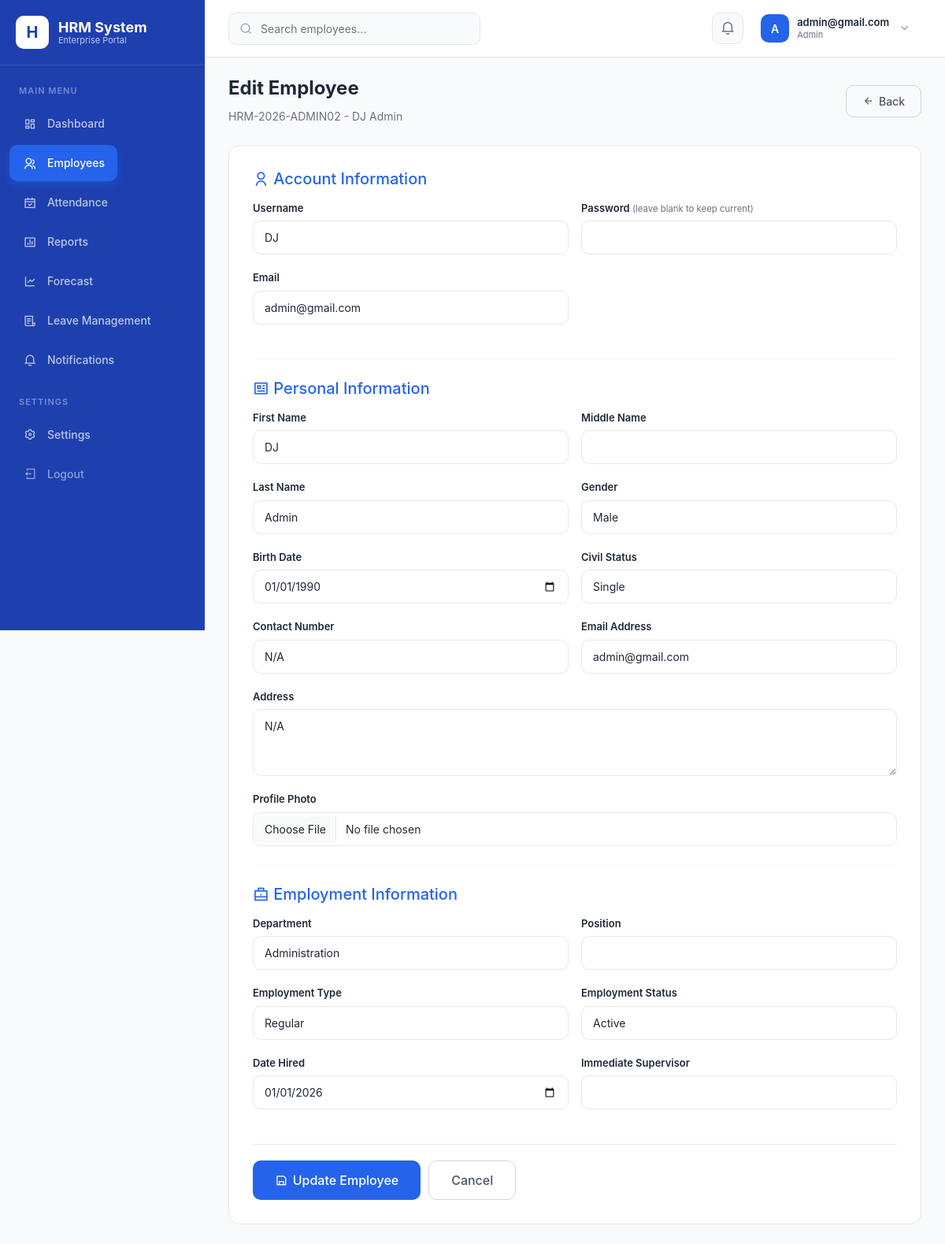
Page /employees/2/edit/ (signed in) on the committed database.
### core/models.py (models this page shows, shortened)
class Employee(models.Model):
    ROLE_CHOICES = [
        ('admin', 'Admin'),
        ('hr_staff', 'HR Staff'),
        ('manager', 'Manager'),
        ('employee', 'Employee'),
    ]
    CIVIL_STATUS_CHOICES = [
        ('Single', 'Single'),
        ('Married', 'Married'),
        ('Divorced', 'Divorced'),
        ('Widowed', 'Widowed'),
    ]
    GENDER_CHOICES = [
        ('Male', 'Male'),
        ('Female', 'Female'),
        ('Other', 'Other'),
    ]
    EMPLOYMENT_TYPE_CHOICES = [
        ('Regular', 'Regular'),
        ('Probationary', 'Probationary'),
        ('Contractual', 'Contractual'),
        ('Part-Time', 'Part-Time'),
        ('Intern', 'Intern'),
    ]
    EMPLOYMENT_STATUS_CHOICES = [
        ('Active', 'Active'),
        ('Inactive', 'Inactive'),
        ('Resigned', 'Resigned'),
        ('Terminated', 'Terminated'),
        ('Suspended', 'Suspended'),
    ]
    user = models.OneToOneField(User, on_delete=models.CASCADE, related_name='employee')
    employee_id = models.CharField(max_length=20, unique=True, editable=False)
    first_name = models.CharField(max_length=50)
    middle_name = models.CharField(max_length=50, blank=True, null=True)
    last_name = models.CharField(max_length=50)
    gender = models.CharField(max_length=10, choices=GENDER_CHOICES)
    birth_date = models.DateField()
    civil_status = models.CharField(max_length=20, choices=CIVIL_STATUS_CHOICES)
    contact_number = models.CharField(max_length=20)
    email_address = models.EmailField()
    address = models.TextField()
    profile_photo = models.ImageField(upload_to='profiles/', blank=True, null=True)
    department = models.ForeignKey(Department, on_delete=models.SET_NULL, null=True, related_name='employees')
    position = models.CharField(max_length=100, blank=True, null=True)
    employment_type = models.CharField(max_length=20, choices=EMPLOYMENT_TYPE_CHOICES, default='Regular')
    date_hired = models.DateField()
    employment_status = models.CharField(max_length=20, choices=EMPLOYMENT_STATUS_CHOICES, default='Active')
    immediate_supervisor = models.CharField(max_length=100, blank=True, null=True)
    role = models.CharField(max_length=20, choices=ROLE_CHOICES, default='employee')
    created_at = models.DateTimeField(auto_now_add=True)
    updated_at = models.DateTimeField(auto_now=True)
    class Meta:
        ordering = ['last_name', 'first_name']
    @property
    def full_name(self):
        if self.middle_name:
            return f"{self.first_name} {self.middle_name} {self.last_name}"
        return f"{self.first_name} {self.last_name}"

### core/views/employee_views.py (the view)
# urls.py: path('employees/<int:pk>/edit/', employee_views.employee_edit, name='employee_edit'),
@login_required
@hr_staff_required
def employee_edit(request, pk):
    employee = get_object_or_404(Employee, pk=pk)
    if request.method == 'POST':
        form = EmployeeForm(request.POST, request.FILES, instance=employee)
        if form.is_valid():
            username = form.cleaned_data['username']
            password = form.cleaned_data['password']
            email = form.cleaned_data['email']
            user = employee.user
            user.username = username
            user.email = email
            user.first_name = form.cleaned_data['first_name']
            user.last_name = form.cleaned_data['last_name']
            if password:
                user.set_password(password)
            user.save()
            employee = form.save()
            log_audit(request.user, 'UPDATE', 'Employee', employee.id,
                      f"Updated employee {employee.employee_id}", request)
            messages.success(request, f"Employee {employee.full_name} updated successfully!")
            return redirect('employee_detail', pk=employee.pk)
        else:
            messages.error(request, "Please correct the errors below.")
    else:
        form = EmployeeForm(instance=employee)
    return render(request, 'employee/edit.html', {'form': form, 'employee': employee})

### core/context_processors.py (called while the page is built, shortened)
def notification_count(request):
    if request.user.is_authenticated:
        unread_count = Notification.objects.filter(
            recipient=request.user, is_read=False
        ).count()
        recent_notifications = Notification.objects.filter(
            recipient=request.user
        )[:5]
        user_role = get_user_role(request.user)
        return {
            'unread_notifications': unread_count,
            'recent_notifications': recent_notifications,
            'user_role': user_role,
            'user_role_display': ROLE_DISPLAY.get(user_role, 'Employee'),
        }

### core/models.py (called while the page is built)
    def __str__(self):
        return self.name

### templates/employee/edit.html (shortened to what this page needs)
{% extends 'base.html' %}
{% load static %}
{% block content %}
<div class="page-header">
    <div class="page-title">
        <h2>Edit Employee</h2>
        <small>{{ employee.employee_id }} - {{ employee.full_name }}</small>
    </div>
    <a href="{% url 'employee_detail' employee.pk %}" class="btn btn-outline"><i class="ri-arrow-left-line"></i> Back</a>
</div>
<div class="form-container wide fade-in">
    <form method="POST" enctype="multipart/form-data">
        <h5 style="margin-bottom:16px;color:var(--primary);"><i class="ri-user-line"></i> Account Information</h5>
        <div class="form-row">
            <div class="form-group">
                <label>Username</label>
                {{ form.username }}
            </div>
            <div class="form-group">
                <label>Password <small style="font-weight:400;color:var(--gray-500);">(leave blank to keep current)</small></label>
                {{ form.password }}
            </div>
        </div>
        <div class="form-row">
            <div class="form-group">
                <label>Email</label>
                {{ form.email }}
            </div>
        </div>
        <hr style="margin:24px 0;border-color:var(--gray-200);">
        <h5 style="margin-bottom:16px;color:var(--primary);"><i class="ri-profile-line"></i> Personal Information</h5>
        <div class="form-row">
            <div class="form-group"><label>First Name</label>{{ form.first_name }}</div>
            <div class="form-group"><label>Middle Name</label>{{ form.middle_name }}</div>
        </div>
        <div class="form-row">
            <div class="form-group"><label>Last Name</label>{{ form.last_name }}</div>
            <div class="form-group"><label>Gender</label>{{ form.gender }}</div>
        </div>
        <div class="form-row">
            <div class="form-group"><label>Birth Date</label>{{ form.birth_date }}</div>
            <div class="form-group"><label>Civil Status</label>{{ form.civil_status }}</div>
        </div>
        <div class="form-row">
            <div class="form-group"><label>Contact Number</label>{{ form.contact_number }}</div>
            <div class="form-group"><label>Email Address</label>{{ form.email_address }}</div>
        </div>
        <div class="form-group"><label>Address</label>{{ form.address }}</div>
        <div class="form-group"><label>Profile Photo</label>{{ form.profile_photo }}</div>
        <hr style="margin:24px 0;border-color:var(--gray-200);">
        <h5 style="margin-bottom:16px;color:var(--primary);"><i class="ri-briefcase-line"></i> Employment Information</h5>
        <div class="form-row">
            <div class="form-group"><label>Department</label>{{ form.department }}</div>
            <div class="form-group"><label>Position</label>{{ form.position }}</div>
        </div>
        <div class="form-row">
            <div class="form-group"><label>Employment Type</label>{{ form.employment_type }}</div>
            <div class="form-group"><label>Employment Status</label>{{ form.employment_status }}</div>
        </div>
        <div class="form-row">
            <div class="form-group"><label>Date Hired</label>{{ form.date_hired }}</div>
            <div class="form-group"><label>Immediate Supervisor</label>{{ form.immediate_supervisor }}</div>
        </div>
        <div class="form-actions">
            <button type="submit" class="btn btn-primary btn-lg"><i class="ri-save-line"></i> Update Employee</button>
            <a href="{% url 'employee_detail' employee.pk %}" class="btn btn-outline btn-lg">Cancel</a>
        </div>
    </form>
</div>
{% endblock %}

### templates/navbar.html (shortened to what this page needs)
{% load static %}
<nav class="top-navbar">
    <div class="navbar-left">
        <div class="search-box">
            <i class="ri-search-line"></i>
            <form method="GET" action="{% url 'employee_list' %}" style="display:inline;">
                <input type="text" name="search" placeholder="Search employees..." value="{{ search_query|default:'' }}">
            </form>
        </div>
    </div>
    <div class="navbar-right">
        <div class="position-relative">
            <button class="nav-icon" id="notificationBtn">
                <i class="ri-notification-3-line"></i>
            </button>
        </div>
        <div class="position-relative">
            <div class="user-dropdown" id="userDropdownBtn">
                <div class="user-avatar">
                    {% with name=user.get_full_name|default:user.username %}
                    {{ name|make_list|first|upper }}
                    {% endwith %}
                </div>
                <div class="user-info">
                    <div class="name">{{ user.get_full_name|default:user.username }}</div>
                    <div class="role">{{ user_role_display|default:"Employee" }}</div>
                </div>
                <i class="ri-arrow-down-s-line" style="color:var(--gray-400);font-size:18px;"></i>
            </div>
        </div>
    </div>
</nav>

### static/css/styles.css (style rules this page uses)
:root { --primary: #2563EB; --primary-dark: #1E40AF; --primary-light: #DBEAFE; --white: #FFFFFF; --dark: #1F2937; --success: #10B981; --warning: #F59E0B; --danger: #EF4444; --gray-50: #F9FAFB; --gray-100: #F3F4F6; --gray-200: #E5E7EB; --gray-300: #D1D5DB; --gray-400: #9CA3AF; --gray-500: #6B7280; --gray-600: #4B5563; --sidebar-width: 260px; }
* { margin: 0; padding: 0; box-sizing: border-box; }
body { font-family: 'Inter', -apple-system, BlinkMacSystemFont, 'Segoe UI', Roboto, sans-serif; background: var(--gray-50); color: var(--dark); overflow-x: hidden; }
a { text-decoration: none; }
.top-navbar { background: var(--white); padding: 12px 30px; display: flex; align-items: center; justify-content: space-between; border-bottom: 1px solid var(--gray-200); position: sticky; top: 0; z-index: 999; }
.top-navbar .navbar-left { display: flex; align-items: center; gap: 20px; }
.top-navbar .search-box { position: relative; }
.top-navbar .search-box input { width: 320px; padding: 9px 16px 9px 40px; border: 1px solid var(--gray-200); border-radius: 10px; font-size: 14px; background: var(--gray-50); transition: all 0.2s; }
.top-navbar .search-box i { position: absolute; left: 14px; top: 50%; transform: translateY(-50%); color: var(--gray-400); }
.top-navbar .navbar-right { display: flex; align-items: center; gap: 16px; }
.top-navbar .nav-icon { position: relative; width: 40px; height: 40px; border-radius: 10px; background: var(--gray-50); border: 1px solid var(--gray-200); display: flex; align-items: center; justify-content: center; color: var(--gray-500); font-size: 18px; cursor: pointer; transition: all 0.2s; }
.top-navbar .user-dropdown { display: flex; align-items: center; gap: 10px; cursor: pointer; padding: 6px 12px 6px 6px; border-radius: 10px; transition: all 0.2s; }
.top-navbar .user-avatar { width: 36px; height: 36px; border-radius: 10px; background: var(--primary); color: white; display: flex; align-items: center; justify-content: center; font-weight: 600; font-size: 14px; }
.top-navbar .user-info { line-height: 1.3; }
.top-navbar .user-info .name { font-size: 13px; font-weight: 600; color: var(--dark); }
.top-navbar .user-info .role { font-size: 11px; color: var(--gray-500); }
.page-header { display: flex; justify-content: space-between; align-items: center; margin-bottom: 25px; flex-wrap: wrap; gap: 12px; }
.page-header h2 { font-size: 24px; font-weight: 700; color: var(--dark); }
.page-header .page-title small { font-size: 14px; color: var(--gray-500); font-weight: 400; }
.btn { display: inline-flex; align-items: center; gap: 6px; padding: 9px 20px; border: none; border-radius: 10px; font-size: 14px; font-weight: 500; cursor: pointer; transition: all 0.2s; text-decoration: none; }
.btn-primary { background: var(--primary); color: var(--white); }
.btn-outline { background: transparent; border: 1px solid var(--gray-300); color: var(--gray-600); }
.btn-lg { padding: 12px 28px; font-size: 16px; }
.form-container { background: var(--white); border-radius: 14px; border: 1px solid var(--gray-200); padding: 30px; max-width: 800px; }
.form-container.wide { max-width: 100%; }
.form-group { margin-bottom: 20px; }
.form-group label { display: block; font-size: 13px; font-weight: 600; color: var(--dark); margin-bottom: 6px; }
.form-control, .form-select { width: 100%; padding: 10px 14px; border: 1px solid var(--gray-200); border-radius: 10px; font-size: 14px; color: var(--dark); background: var(--white); transition: all 0.2s; }
.form-row { display: grid; grid-template-columns: 1fr 1fr; gap: 16px; }
.form-actions { display: flex; gap: 10px; margin-top: 24px; padding-top: 20px; border-top: 1px solid var(--gray-200); }
.fade-in { animation: fadeIn 0.3s ease; }

### rows in the picture
Employee: employee_id "HRM-2026-ADMIN02", full_name "DJ Admin", first_name "DJ", last_name "Admin", gender "Male", birth_date "01/01/1990", civil_status "Single", contact_number "N/A", email_address "admin@gmail.com", address "N/A", department "Administration", employment_type "Regular", employment_status "Active", date_hired "01/01/2026"

### other values in the picture
{{ name|make_list|first|upper }} "A"
{{ user.get_full_name|default:user.username }} "admin@gmail.com"
{{ user_role_display|default:"Employee" }} "Admin"
